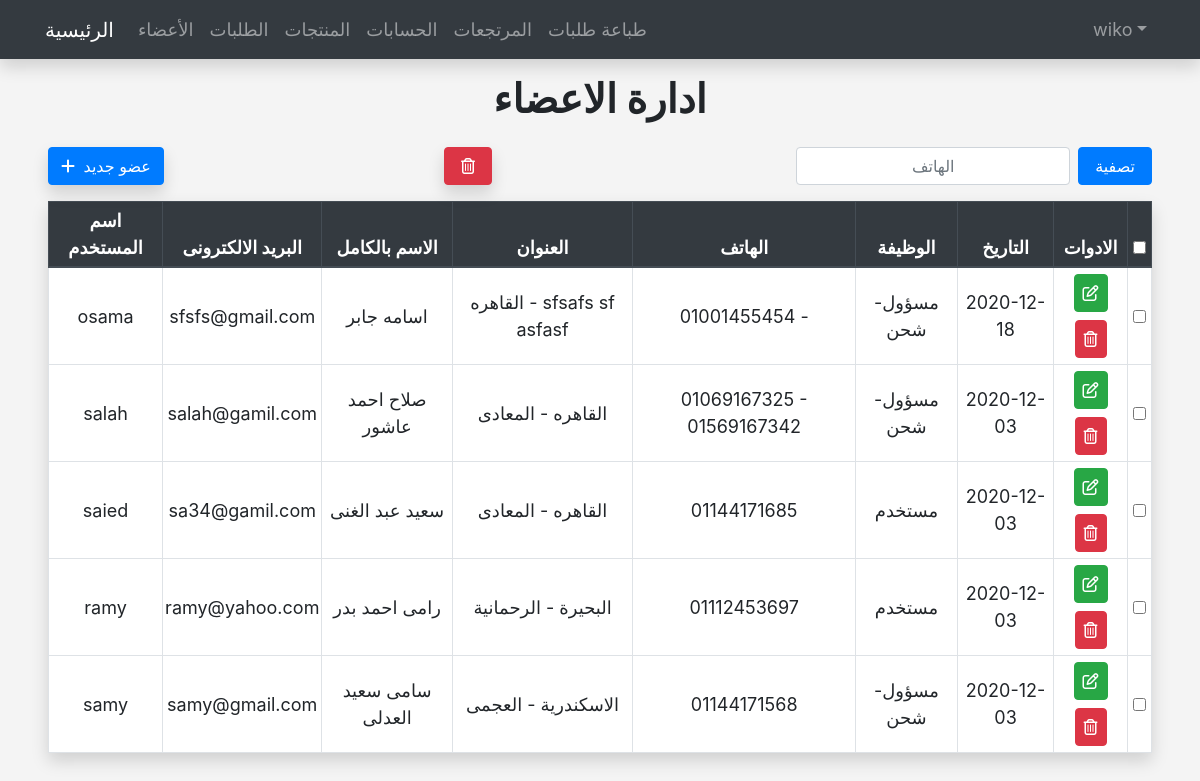
/admin/members.php (signed in), run on the app's committed database.
### tables this page shows
CREATE TABLE `users` (
  `ID` int(5) NOT NULL,
  `UserName` varchar(255) NOT NULL,
  `Email` varchar(255) NOT NULL,
  `Password` varchar(255) NOT NULL,
  `City` varchar(100) NOT NULL,
  `Address` varchar(255) NOT NULL,
  `Phone` varchar(100) NOT NULL,
  `Phone2` varchar(100) NOT NULL DEFAULT '0',
  `FullName` varchar(255) NOT NULL,
  `RegDate` date NOT NULL,
  `Status` int(11) NOT NULL DEFAULT 0,
  `Approve` tinyint(4) NOT NULL DEFAULT 0,
  `ManagerID` int(5) NOT NULL
);

### admin/members.php (the view, shortened to what this page needs)
<?php
    if(isset($_SESSION['Username'])) :
        if($_SESSION['UserStatus'] == 1) :
            $do = isset($_GET['do']) ? $_GET['do'] : 'Manage';
            $userstats = 1;
            $managerid = $_SESSION['Userid'];
        elseif($_SESSION['UserStatus'] == 2) :
            $do = isset($_GET['do']) ? $_GET['do'] : 'Manage';
            $userstats = 2;
            $managerid = $_SESSION['Userid'];
        endif;
    else :
        header('Location: index.php');
        exit();
    endif;
?>
<?php  include $tpl . 'header.php'; ?>
<?php
    include('navbar.php');
?>
<?php
    if($do == 'Manage') :
        if($_SERVER['REQUEST_METHOD'] == 'POST') :
            $phone   = $_POST['SearchPhone'];
        else :
            $phone  = '';
        endif;
        if(!empty ($phone)) :
            $check = $con->prepare("SELECT      *
                                    FROM        users
                                    WHERE       Phone = '$phone'
                                    AND         ManagerID = '$managerid'
                                    AND         ID != 1
                                    ORDER BY    ID DESC ");
        else :
            $check = $con->prepare("SELECT      *
                                    FROM        users
                                    WHERE       ManagerID = '$managerid'
                                    AND         ID != 1
                                    ORDER BY    ID DESC ");
        endif;
        $check->execute();
        $users = $check->fetchAll();
    ?>
        <h1 class="text-center font-weight-bold mt-3 mb-4"> ادارة الاعضاء </h1>
        <div class="mx-5 pb-5 min-h">
            <div class="d-flex justify-content-between mb-3">
                <div class="">
                    <a href="members.php?do=Add&userstatus=<?php echo $userstats; ?>&managerid=<?php echo $managerid; ?>" class="btn btn-primary shadow">
                        <i class="fa fa-plus mr-1"></i>
                        عضو جديد
                    </a>
                </div>
                <div class="d-flex">
                    <div>
                        <button type="submit" formaction="members.php?do=Delete" form="formusers" class="btn btn-danger px-3 mr-3 shadow" data-toggle="tooltip" title="ازالة">
                            <i class="far fa-trash-alt"></i>
                        </button>
                    </div>
                </div>
                <form method="POST" action="" class="">
                    <div class="d-flex">
                        <input type="text" name="SearchPhone" placeholder="الهاتف" class="form-control ml-2 text-center">
                        <input type="submit" value="تصفية" class="btn btn-primary ml-2 py-1 px-3">
                    </div>
                </form>
            </div>
            <form method="POST" action="" id="formusers" >
                <table class="table table-bordered shadow main-table table-hover text-center">
                    <thead class="thead-dark">
                        <tr>
                            <th>اسم المستخدم</th>
                            <th>البريد الالكترونى</th>
                            <th>الاسم بالكامل</th>
                            <th>العنوان</th>
                            <th>الهاتف</th>
                            <th>الوظيفة</th>
                            <th>التاريخ</th>
                            <th>الادوات</th>
                            <th>
                                <input class="form-check-input p" type="checkbox" id="selectAll" data-toggle="tooltip" title="تحديد الكل">
                            </th>
                        </tr>
                    </thead>
                    <tbody>
                        <?php
                                foreach($users as $user) :
                                    if($user['Approve'] == 0) :
                                        $approve = '
                                                    <a href="members.php?do=Approve&userid=' . $user['ID'] .    '"class="btn btn-info px-2 my-1" data-toggle="tooltip" title="قبول">
                                                        <i class="far fa-check-circle"></i>
                                                    </a>';
                                    else:
                                        $approve = '';
                                    endif;
                                    $arrayStatus = ["", "مسؤول", "مسؤول-شحن", "مندوب-توزيع", "مستخدم"];
                                    $statusNum = $user['Status'];
                                    $status = $arrayStatus[$statusNum];
                                    echo
                                        '<tr>
                                            <td>' . $user['UserName'] . '</td>
                                            <td>' . $user['Email'] . '</td>
                                            <td>' . $user['FullName'] . '</td>
                                            <td>' . $user['City'] . ' - ' . $user['Address'] . '</td>
                                            <td>' . $user['Phone'] ;
                                    if($user['Phone2'] != 0) :
                                        echo ' - ' . $user['Phone2'] ;
                                    endif;
                                        echo'</td>
                                            <td>' . $status . '</td>
                                            <td>' . $user['RegDate'] . '</td>
                                            <td>
                                                <a href="members.php?do=Edit&userid=' . $user['ID'] . '" class="btn btn-success px-2 my-1" data-toggle="tooltip" title="تعديل">
                                                    <i class="fa fa-edit"></i>
                                                </a>
                                                <a href="members.php?do=Delete&userid=' . $user['ID'] . '" class="btn btn-danger px-2 my-1 confirm" data-toggle="tooltip" title="ازالة">
                                                    <i class="far fa-trash-alt"></i>
                                                </a>
                                                ' . $approve . '
                                            </td>
                                            <td>
                                                <input class="form-check-input" type="checkbox" id="checkItem" name="check[]" value="' . $user['ID'] . '" data-toggle="tooltip" title="تحديد">
                                            </td>
                                        </tr>';
                                endforeach;
                        ?>
                    </tbody>
                </table>
            </form>
        </div>
    <?php
    endif;
?>
<?php  include $tpl . 'footer.php'; ?>

### admin/layout/css/main.css (style rules this page uses)
body { background-color: #f4f4f4; font-size: 18px; }
.form-control { position: relative; }
.main-table td { background: #fff; vertical-align: middle !important; padding: 2px; }
.main-table .form-check-input { position: unset; margin: 0; }
.main-table .table td, .table th { padding: 5px; }
.main-table tbody tr { display: none; }
.main-table tbody tr.activeTR { display: table-row; }
.min-h { min-height: 100px; }

### data on the page
users: UserName "osama", Email "sfsfs@gmail.com", FullName "اسامه جابر", City "القاهره", Address "sfsafs sf asfasf", Phone "01001455454", Status "مسؤول-شحن", RegDate "2020-12-18"
users: UserName "salah", Email "salah@gamil.com", FullName "صلاح احمد عاشور", City "القاهره", Address "المعادى", Phone "01069167325", Phone2 "01569167342", Status "مسؤول-شحن", RegDate "2020-12-03"
users: UserName "saied", Email "sa34@gamil.com", FullName "سعيد عبد الغنى", City "القاهره", Address "المعادى", Phone "01144171685", Status "مستخدم", RegDate "2020-12-03"
users: UserName "ramy", Email "ramy@yahoo.com", FullName "رامى احمد بدر", City "البحيرة", Address "الرحمانية", Phone "01112453697", Status "مستخدم", RegDate "2020-12-03"
users: UserName "samy", Email "samy@gmail.com", FullName "سامى سعيد العدلى", City "الاسكندرية", Address "العجمى", Phone "01144171568", Status "مسؤول-شحن", RegDate "2020-12-03"

### other printed values
$_SESSION['Username'] "wiko"
